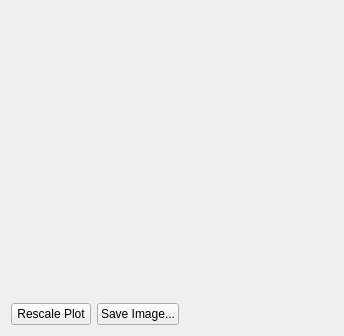
<?xml version="1.0" encoding="UTF-8"?>
<ui version="4.0">
 <class>BarPlot</class>
 <widget class="QWidget" name="BarPlot">
  <property name="geometry">
   <rect>
    <x>0</x>
    <y>0</y>
    <width>344</width>
    <height>336</height>
   </rect>
  </property>
  <property name="minimumSize">
   <size>
    <width>0</width>
    <height>0</height>
   </size>
  </property>
  <property name="windowTitle">
   <string>Form</string>
  </property>
  <layout class="QGridLayout" name="gridLayout_2">
   <item row="0" column="0">
    <widget class="QVTKWidget" name="qvtkWidget" native="true">
     <property name="sizePolicy">
      <sizepolicy hsizetype="Expanding" vsizetype="Expanding">
       <horstretch>0</horstretch>
       <verstretch>0</verstretch>
      </sizepolicy>
     </property>
     <property name="minimumSize">
      <size>
       <width>320</width>
       <height>270</height>
      </size>
     </property>
    </widget>
   </item>
   <item row="1" column="0">
    <layout class="QGridLayout" name="gridLayout">
     <item row="0" column="0">
      <widget class="QPushButton" name="rescaleplotButton">
       <property name="text">
        <string>Rescale Plot</string>
       </property>
      </widget>
     </item>
     <item row="0" column="1">
      <widget class="QPushButton" name="saveimageButton">
       <property name="text">
        <string>Save Image...</string>
       </property>
      </widget>
     </item>
     <item row="0" column="2">
      <spacer name="horizontalSpacer">
       <property name="orientation">
        <enum>Qt::Horizontal</enum>
       </property>
       <property name="sizeHint" stdset="0">
        <size>
         <width>40</width>
         <height>20</height>
        </size>
       </property>
      </spacer>
     </item>
    </layout>
   </item>
  </layout>
  <action name="actionExit">
   <property name="text">
    <string>Exit</string>
   </property>
   <property name="toolTip">
    <string>Exit</string>
   </property>
  </action>
 </widget>
 <customwidgets>
  <customwidget>
   <class>QVTKWidget</class>
   <extends>QWidget</extends>
   <header>QVTKWidget.h</header>
  </customwidget>
 </customwidgets>
 <resources/>
 <connections/>
</ui>
